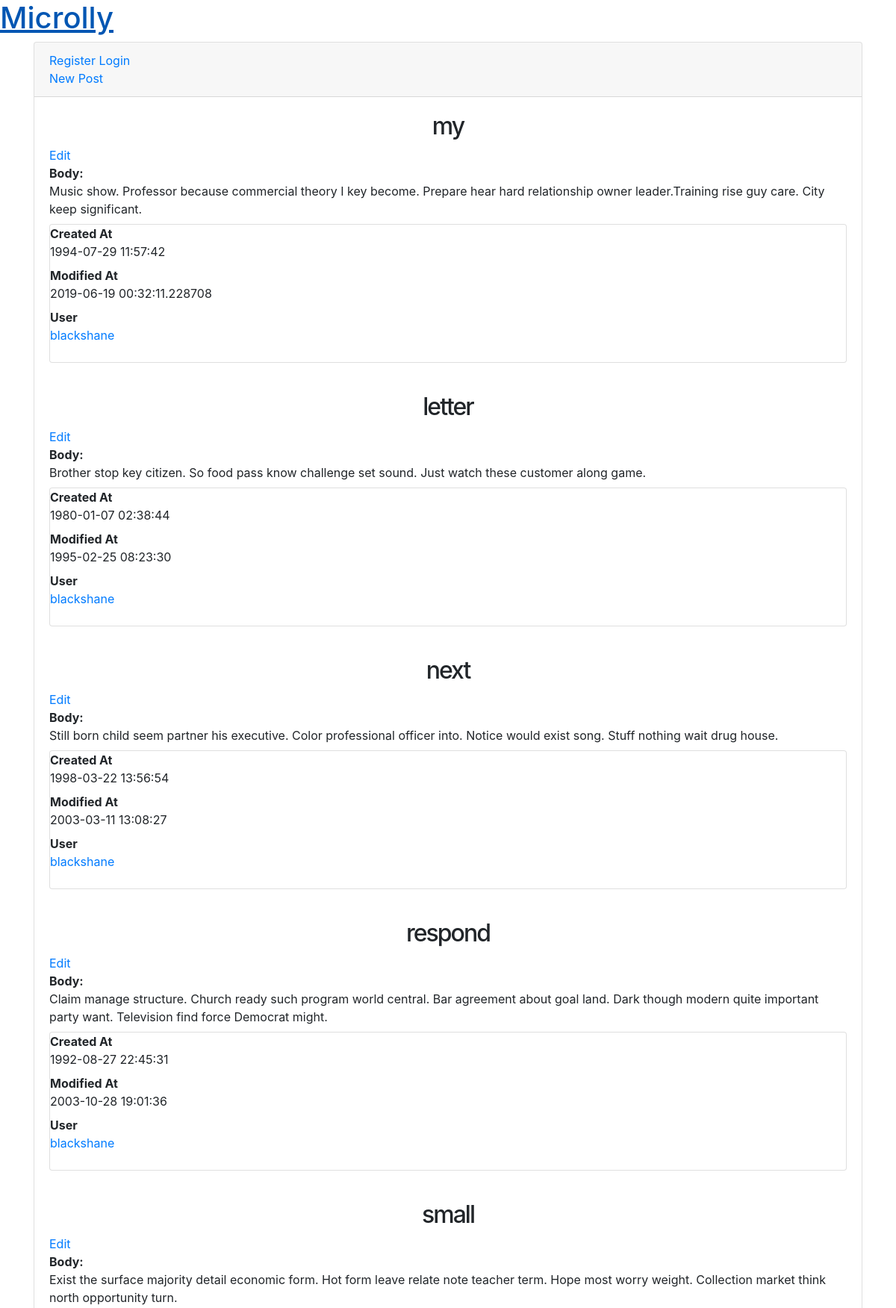
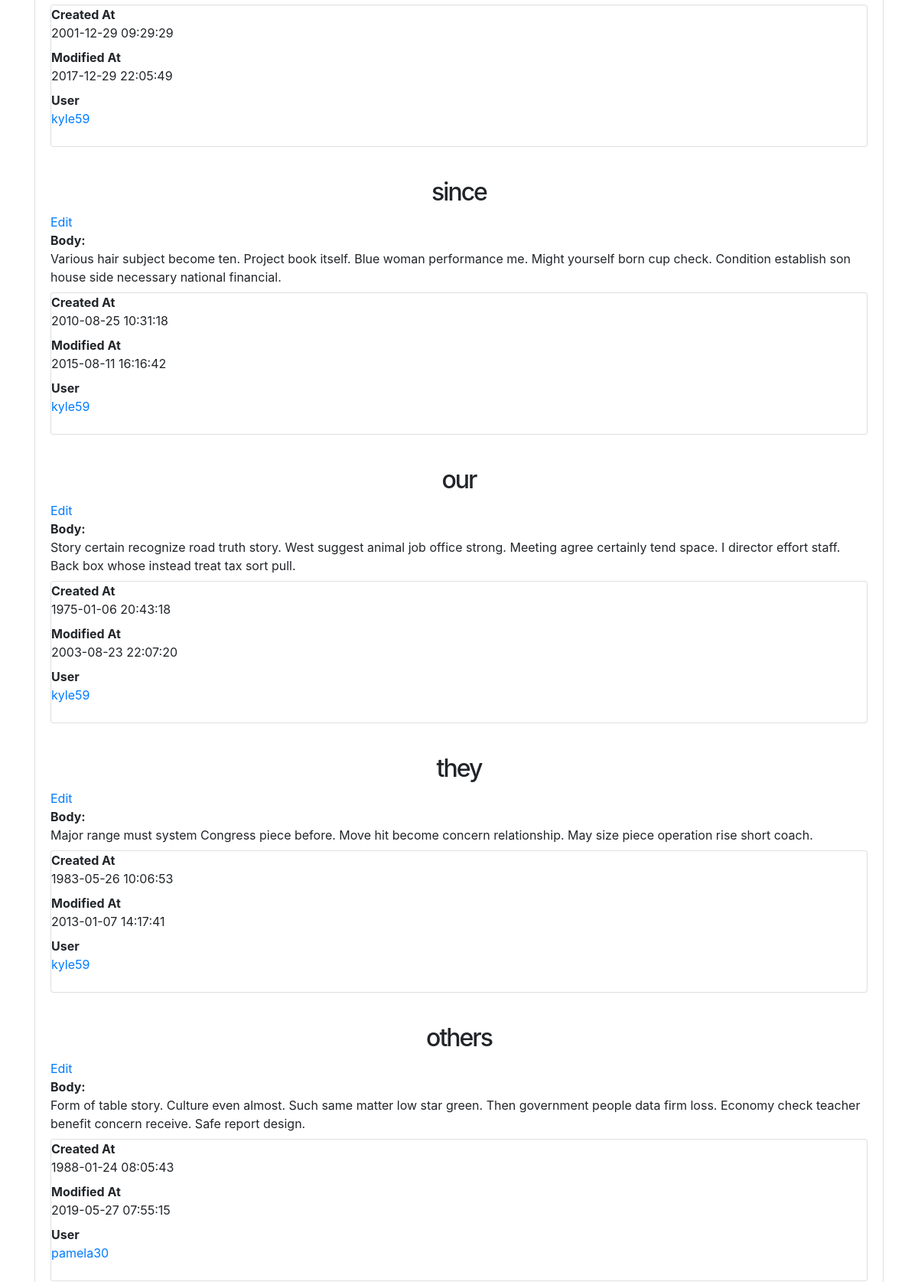
The page / (upper part) on the database its author committed (2 pictures, top to bottom).
### models.py (models this page shows)
class BaseModel(Model):
    class Meta:
        database = database

class Publication(BaseModel):
    title = CharField()
    body = CharField()
    created_at = DateTimeField(default=datetime.datetime.now)
    modified_at = DateTimeField(default=datetime.datetime.now)
    user = ForeignKeyField(User, backref="publications")

class User(BaseModel):
    username = CharField()
    first_name = CharField()
    last_name = CharField()
    email = CharField()
    birthday = DateField()
    password = CharField()

### app.py (the view)
@app.route('/')
def showdata(posts=None):
    return render_template('listallpost.html',posts=Publication.select())

### templates/listallpost.html (shortened to what this page needs)
{% extends 'base.html' %}
{% block main %}
<div class="grid">
{% for post in posts %}
<div class="card-body">
    <article>
        <h2> {{post.title}} </h2>
        <a href = "/editpost/{{post.id}}/">Edit</a>
        <div class="description">
            <dt>Body:</dt>
                <dd> {{post.body}}</dd>
        </div>
        <div class="card">
            <dl>
                <dt>Created At</dt>
                <dd> {{post.created_at}}</dd>
                <dt>Modified At</dt>
                <dd> {{post.modified_at}}</dd>
                <dt>User</dt>
                <dd> <a href = "/list_all_post/{{post.user.username}}/">{{post.user.username}}</a></dd>
            </dl>
        </div>
    </article>
</div>
{% endfor %}
</div>
{% endblock %}

### static/css/style2.css (style rules this page uses)
body { margin: 0; padding: 0; font-family: "Helvetica Neue", Helvetica, Arial, sans-serif; color: #444; }
h2 { font-size: 3em; margin-top: 40px; text-align: center; letter-spacing: -2px; }

### rows shown on the page
Publication: title "my", body "Music show. Professor because commercial theory I key become. Prepare hear hard relationship owner leader.Training rise guy care. City keep significant.", created_at "1994-07-29 11:57:42", modified_at "2019-06-19 00:32:11.228708", user.username "blackshane"
Publication: title "letter", body "Brother stop key citizen. So food pass know challenge set sound. Just watch these customer along game.", created_at "1980-01-07 02:38:44", modified_at "1995-02-25 08:23:30", user.username "blackshane"
Publication: title "next", body "Still born child seem partner his executive. Color professional officer into. Notice would exist song. Stuff nothing wait drug house.", created_at "1998-03-22 13:56:54", modified_at "2003-03-11 13:08:27", user.username "blackshane"
Publication: title "respond", body "Claim manage structure. Church ready such program world central. Bar agreement about goal land. Dark though modern quite important party want. Television find force Democrat might.", created_at "1992-08-27 22:45:31", modified_at "2003-10-28 19:01:36", user.username "blackshane"
Publication: title "small", body "Exist the surface majority detail economic form. Hot form leave relate note teacher term. Hope most worry weight. Collection market think north opportunity turn.", created_at "2001-12-29 09:29:29", modified_at "2017-12-29 22:05:49", user.username "kyle59"
Publication: title "since", body "Various hair subject become ten. Project book itself. Blue woman performance me. Might yourself born cup check. Condition establish son house side necessary national financial.", created_at "2010-08-25 10:31:18", modified_at "2015-08-11 16:16:42", user.username "kyle59"
Publication: title "our", body "Story certain recognize road truth story. West suggest animal job office strong. Meeting agree certainly tend space. I director effort staff. Back box whose instead treat tax sort pull.", created_at "1975-01-06 20:43:18", modified_at "2003-08-23 22:07:20", user.username "kyle59"
Publication: title "they", body "Major range must system Congress piece before. Move hit become concern relationship. May size piece operation rise short coach.", created_at "1983-05-26 10:06:53", modified_at "2013-01-07 14:17:41", user.username "kyle59"
Publication: title "others", body "Form of table story. Culture even almost. Such same matter low star green. Then government people data firm loss. Economy check teacher benefit concern receive. Safe report design.", created_at "1988-01-24 08:05:43", modified_at "2019-05-27 07:55:15", user.username "pamela30"
